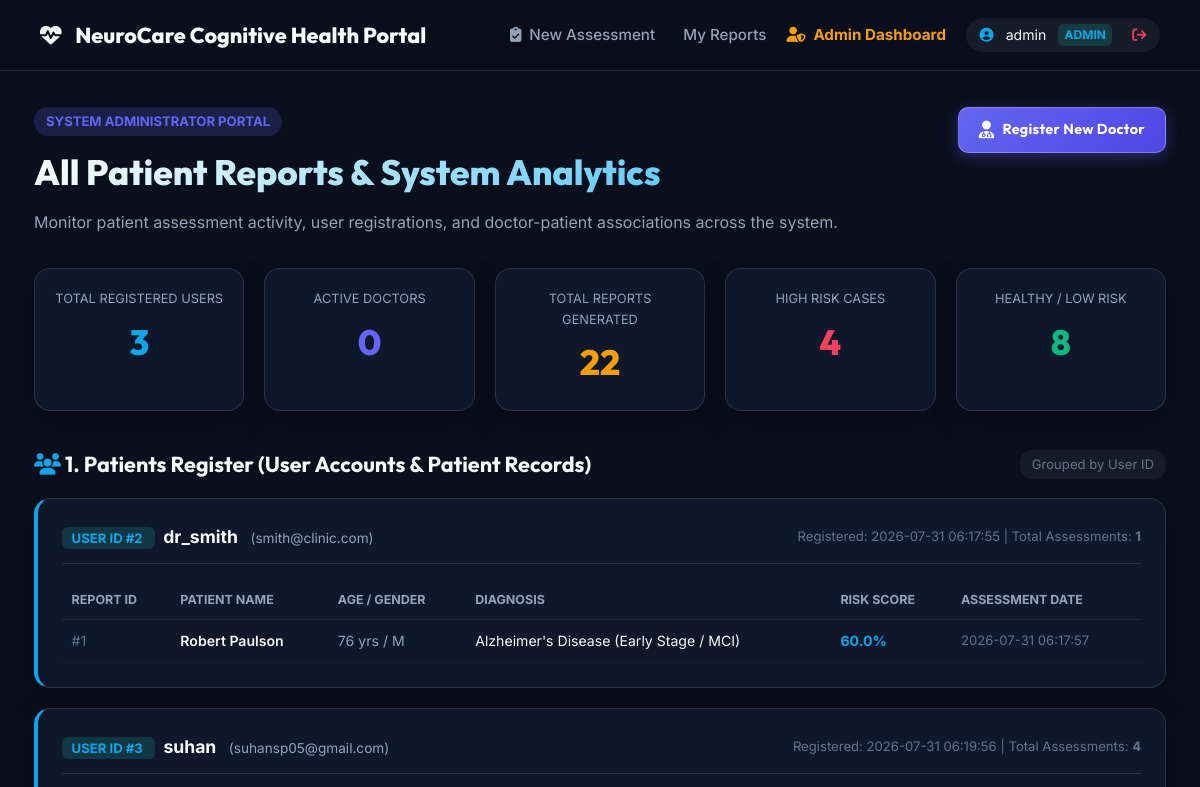
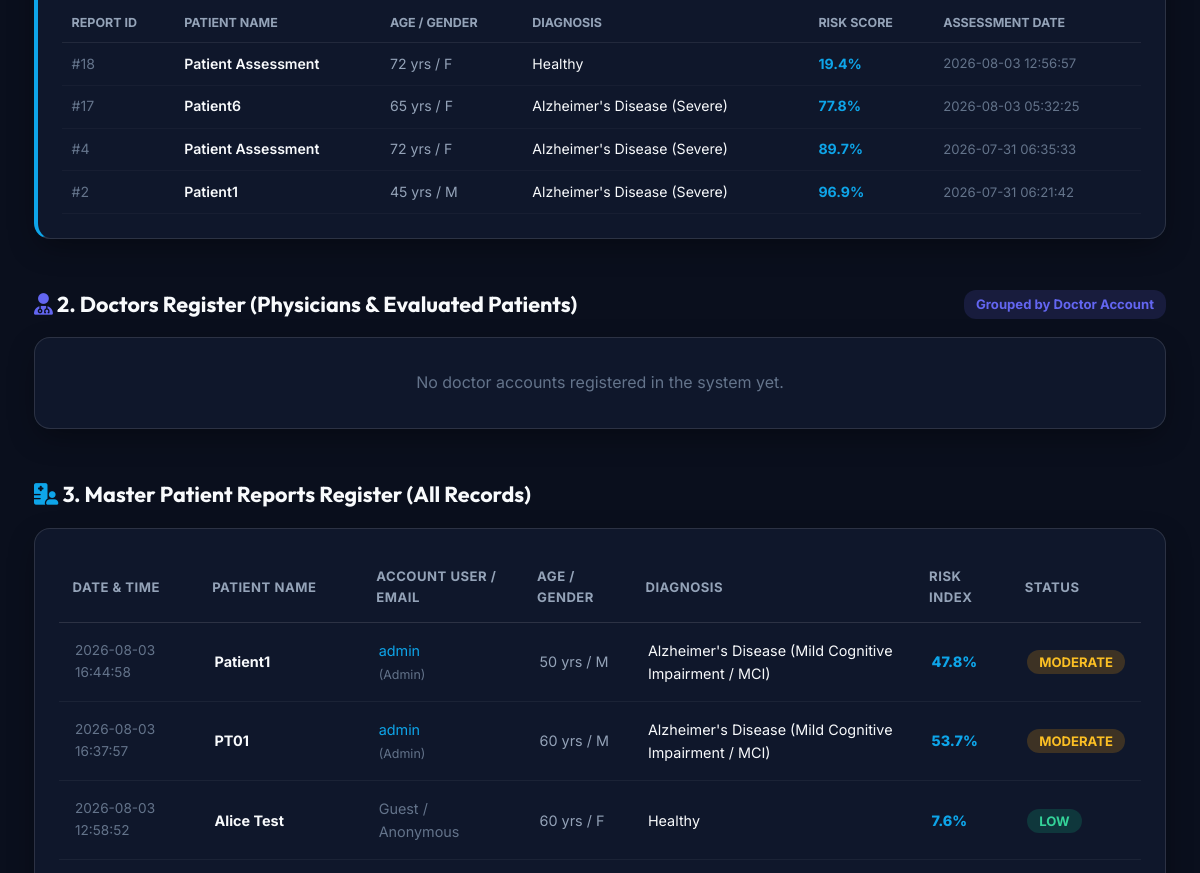
Page /admin/dashboard (signed in, upper part) on the earlier database version (2 pictures, top to bottom).
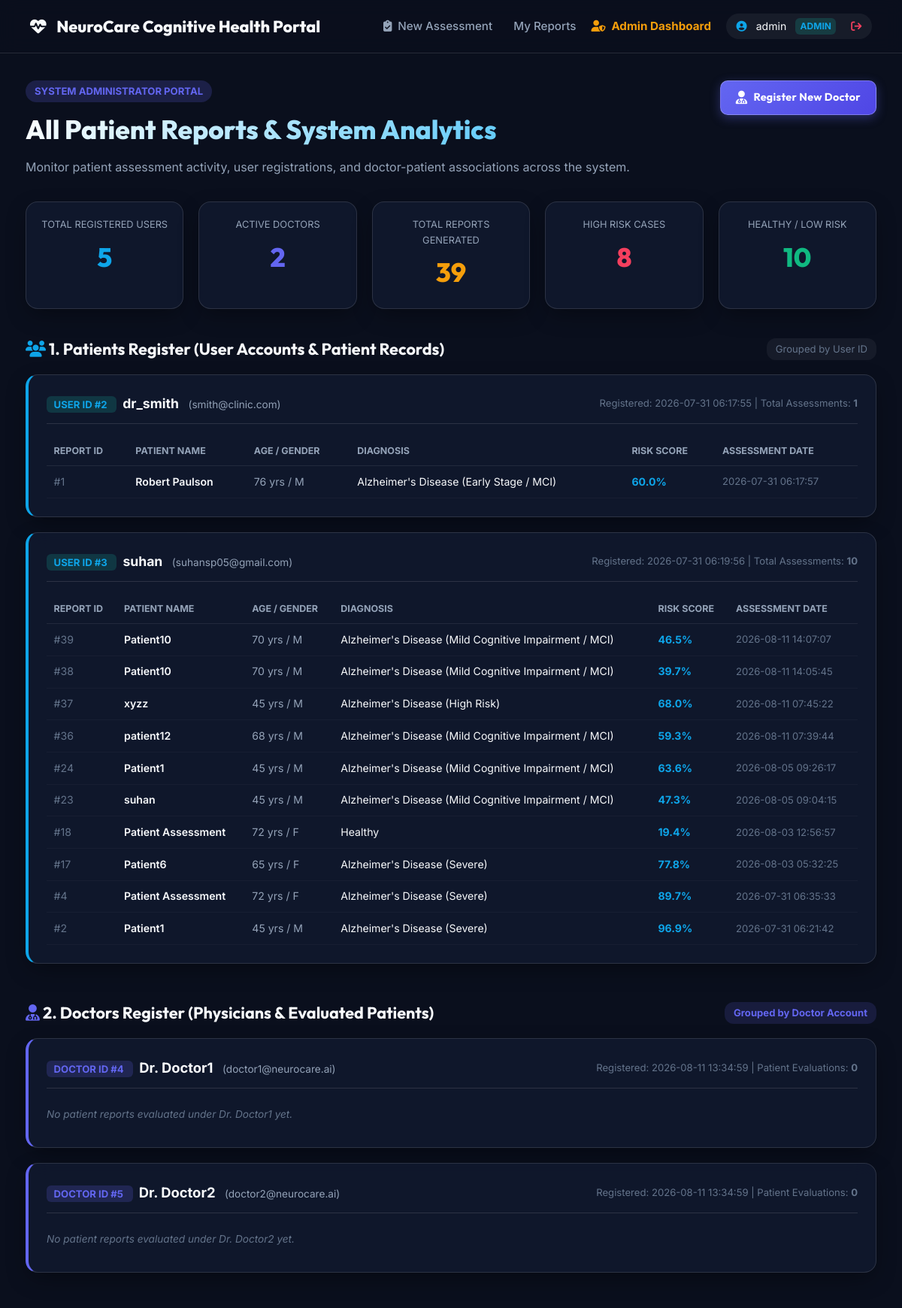
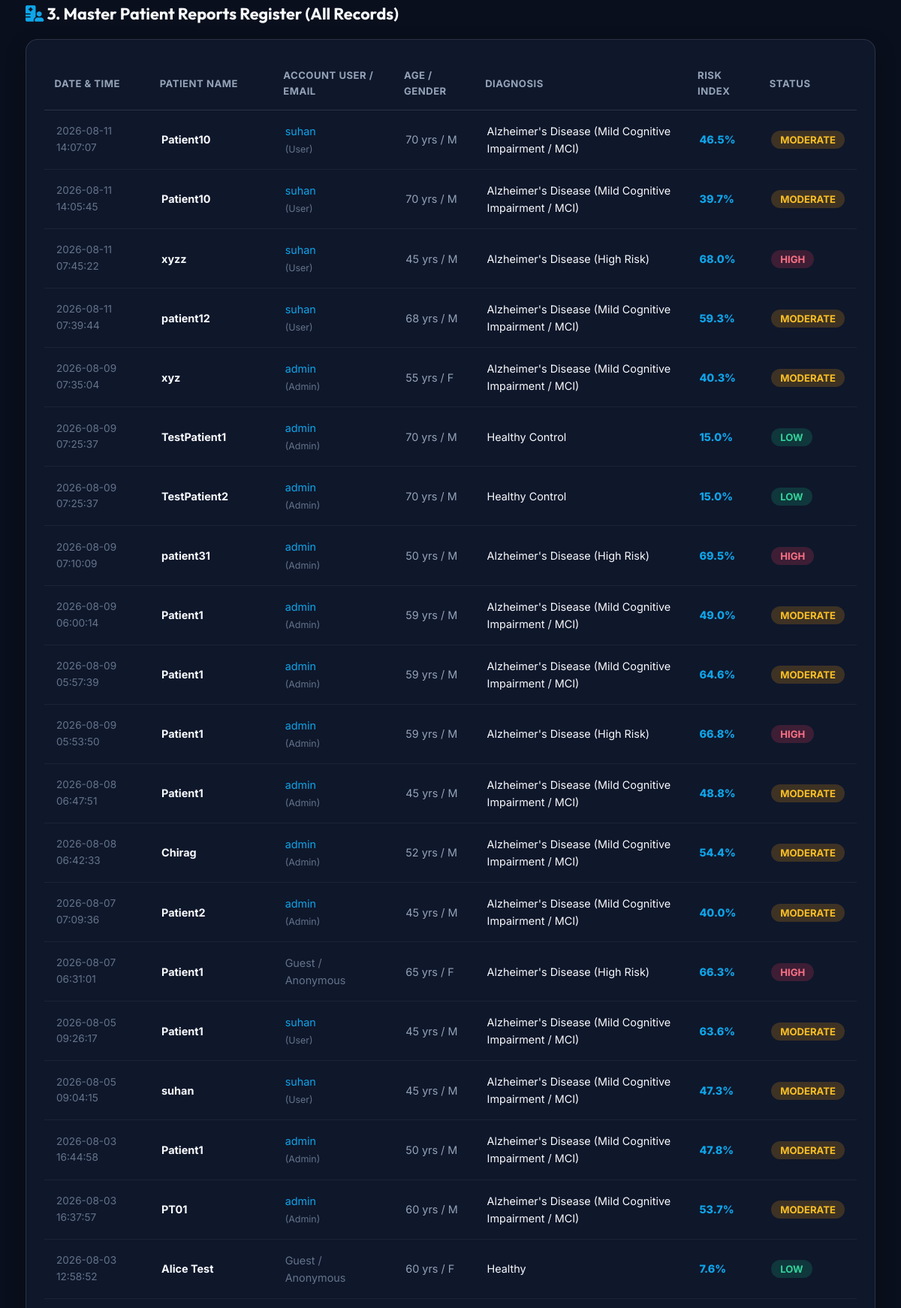
Same page on the later database version (2 pictures, top to bottom).
### tables this page shows
CREATE TABLE users (
            id INTEGER PRIMARY KEY AUTOINCREMENT,
            username TEXT UNIQUE NOT NULL,
            email TEXT UNIQUE NOT NULL,
            password_hash TEXT NOT NULL,
            role TEXT DEFAULT 'user',
            created_at TIMESTAMP DEFAULT CURRENT_TIMESTAMP
        );

CREATE TABLE reports (
            id INTEGER PRIMARY KEY AUTOINCREMENT,
            user_id INTEGER,
            patient_name TEXT NOT NULL,
            age INTEGER,
            gender TEXT,
            diagnosis TEXT NOT NULL,
            final_probability_pct REAL NOT NULL,
            risk_level TEXT NOT NULL,
            confidence_score REAL NOT NULL,
            cognitive_prob REAL NOT NULL,
            eeg_prob REAL NOT NULL,
            speech_prob REAL NOT NULL,
            created_at TIMESTAMP DEFAULT CURRENT_TIMESTAMP,
            FOREIGN KEY (user_id) REFERENCES users (id)
        );

### app.py (the view)
@app.route('/admin')
@app.route('/admin/dashboard')
def admin_dashboard():
    if not session.get('user') or session['user'].get('role') != 'admin':
        return render_template('admin_login.html', error="Access denied. Administrator credentials required.")
    all_reports = get_all_reports_admin()
    stats = get_admin_stats()
    patient_groups = get_patients_grouped_by_user()
    doctor_groups = get_doctors_with_patients()
    return render_template(
        'admin_dashboard.html',
        stats=stats,
        reports=all_reports,
        patient_groups=patient_groups,
        doctor_groups=doctor_groups
    )

### templates/admin_dashboard.html (shortened to what the changed rows need)
{% extends "base.html" %}
{% block content %}
<div style="display: flex; justify-content: space-between; align-items: flex-start; flex-wrap: wrap; gap: 1rem; margin-bottom: 2rem;">
    <div>
        <h1 class="hero-title" style="text-align: left; font-size: 2.2rem;">All Patient Reports & System Analytics</h1>
    </div>
</div>
<div style="display: grid; grid-template-columns: repeat(auto-fit, minmax(180px, 1fr)); gap: 1.25rem; margin-bottom: 2.25rem;">
    <div class="glass-panel" style="padding: 1.25rem; text-align: center;">
        <div style="font-size: 0.8rem; color: var(--text-secondary); text-transform: uppercase;">Total Registered Users</div>
        <div style="font-family: 'Outfit', sans-serif; font-size: 2.2rem; font-weight: 800; color: var(--accent-teal); margin-top: 0.25rem;">
            {{ stats.total_users }}
        </div>
    </div>
    <div class="glass-panel" style="padding: 1.25rem; text-align: center;">
        <div style="font-size: 0.8rem; color: var(--text-secondary); text-transform: uppercase;">Active Doctors</div>
        <div style="font-family: 'Outfit', sans-serif; font-size: 2.2rem; font-weight: 800; color: var(--accent-indigo); margin-top: 0.25rem;">
            {{ stats.total_doctors }}
        </div>
    </div>
    <div class="glass-panel" style="padding: 1.25rem; text-align: center;">
        <div style="font-size: 0.8rem; color: var(--text-secondary); text-transform: uppercase;">Total Reports Generated</div>
        <div style="font-family: 'Outfit', sans-serif; font-size: 2.2rem; font-weight: 800; color: var(--accent-amber); margin-top: 0.25rem;">
            {{ stats.total_reports }}
        </div>
    </div>
    <div class="glass-panel" style="padding: 1.25rem; text-align: center;">
        <div style="font-size: 0.8rem; color: var(--text-secondary); text-transform: uppercase;">High Risk Cases</div>
        <div style="font-family: 'Outfit', sans-serif; font-size: 2.2rem; font-weight: 800; color: var(--accent-rose); margin-top: 0.25rem;">
            {{ stats.high_risk }}
        </div>
    </div>
    <div class="glass-panel" style="padding: 1.25rem; text-align: center;">
        <div style="font-size: 0.8rem; color: var(--text-secondary); text-transform: uppercase;">Healthy / Low Risk</div>
        <div style="font-family: 'Outfit', sans-serif; font-size: 2.2rem; font-weight: 800; color: var(--accent-emerald); margin-top: 0.25rem;">
            {{ stats.healthy }}
        </div>
    </div>
</div>
<div style="margin-bottom: 3rem;">
    {% if patient_groups %}
        <div style="display: flex; flex-direction: column; gap: 1.25rem;">
            {% for u in patient_groups %}
                <div class="glass-panel" style="padding: 1.5rem; border-left: 4px solid var(--accent-teal);">
                    <div style="display: flex; justify-content: space-between; align-items: center; margin-bottom: 1rem; border-bottom: 1px solid var(--border-color); padding-bottom: 0.75rem;">
                        <div>
                            <span style="background: rgba(20, 184, 166, 0.2); color: var(--accent-teal); padding: 0.2rem 0.6rem; border-radius: 6px; font-weight: 700; font-size: 0.82rem; margin-right: 0.5rem;">
                                USER ID #{{ u.id }}
                            </span>
                            <strong style="font-size: 1.1rem; color: var(--text-primary);">{{ u.username }}</strong>
                            <span style="color: var(--text-secondary); font-size: 0.85rem; margin-left: 0.5rem;">({{ u.email }})</span>
                        </div>
                        <div style="font-size: 0.82rem; color: var(--text-muted);">
                            Registered: {{ u.created_at }} | Total Assessments: <strong>{{ u.reports|length }}</strong>
                        </div>
                    </div>
                    {% if u.reports %}
                        <div style="overflow-x: auto;">
                            <table style="width: 100%; border-collapse: collapse; text-align: left; font-size: 0.88rem;">
                                <thead>
                                    <tr style="color: var(--text-secondary); font-size: 0.78rem; text-transform: uppercase; border-bottom: 1px solid rgba(255,255,255,0.08);">
                                        <th style="padding: 0.6rem;">Report ID</th>
                                        <th style="padding: 0.6rem;">Patient Name</th>
                                        <th style="padding: 0.6rem;">Age / Gender</th>
                                        <th style="padding: 0.6rem;">Diagnosis</th>
                                        <th style="padding: 0.6rem;">Risk Score</th>
                                        <th style="padding: 0.6rem;">Assessment Date</th>
                                    </tr>
                                </thead>
                                <tbody>
                                    {% for r in u.reports %}
                                        <tr style="border-bottom: 1px solid rgba(255,255,255,0.03);">
                                            <td style="padding: 0.6rem; color: var(--text-muted);">#{{ r.id }}</td>
                                            <td style="padding: 0.6rem; font-weight: 600; color: var(--text-primary);">{{ r.patient_name }}</td>
                                            <td style="padding: 0.6rem; color: var(--text-secondary);">{{ r.age }} yrs / {{ r.gender }}</td>
                                            <td style="padding: 0.6rem;">{{ r.diagnosis }}</td>
                                            <td style="padding: 0.6rem; font-weight: 700; color: var(--accent-teal);">{{ r.final_probability_pct }}%</td>
                                            <td style="padding: 0.6rem; color: var(--text-muted); font-size: 0.82rem;">{{ r.created_at }}</td>
                                        </tr>
                                    {% endfor %}
                                </tbody>
                            </table>
                        </div>
                    {% else %}
                        <div style="color: var(--text-muted); font-size: 0.85rem; font-style: italic; padding: 0.5rem 0;">
                            No patient assessments completed under this User ID yet.
                        </div>
                    {% endif %}
                </div>
            {% endfor %}
        </div>
    {% else %}
        <div class="glass-panel" style="padding: 2rem; text-align: center; color: var(--text-muted);">
            No patient user accounts registered yet.
        </div>
    {% endif %}
</div>
<div style="margin-bottom: 3rem;">
    <div style="display: flex; align-items: center; justify-content: space-between; margin-bottom: 1rem;">
        <h3 style="font-family: 'Outfit', sans-serif; font-size: 1.35rem; color: var(--text-primary);">
        </h3>
        <span style="font-size: 0.82rem; color: var(--text-muted); background: rgba(99, 102, 241, 0.15); color: var(--accent-indigo); padding: 0.25rem 0.75rem; border-radius: 12px; font-weight: 700;">
        </span>
    </div>
    {% if doctor_groups %}
        <div style="display: flex; flex-direction: column; gap: 1.25rem;">
            {% for d in doctor_groups %}
                <div class="glass-panel" style="padding: 1.5rem; border-left: 4px solid var(--accent-indigo);">
                    <div style="display: flex; justify-content: space-between; align-items: center; margin-bottom: 1rem; border-bottom: 1px solid var(--border-color); padding-bottom: 0.75rem;">
                        <div>
                            <span style="background: rgba(99, 102, 241, 0.2); color: var(--accent-indigo); padding: 0.2rem 0.6rem; border-radius: 6px; font-weight: 700; font-size: 0.82rem; margin-right: 0.5rem;">
                                DOCTOR ID #{{ d.id }}
                            </span>
                            <strong style="font-size: 1.15rem; color: var(--text-primary);">Dr. {{ d.username }}</strong>
                            <span style="color: var(--text-secondary); font-size: 0.85rem; margin-left: 0.5rem;">({{ d.email }})</span>
                        </div>
                        <div style="font-size: 0.82rem; color: var(--text-muted);">
                            Registered: {{ d.created_at }} | Patient Evaluations: <strong>{{ d.reports|length }}</strong>
                        </div>
                    </div>
                    {% if d.reports %}
                        <div style="overflow-x: auto;">
                            <table style="width: 100%; border-collapse: collapse; text-align: left; font-size: 0.88rem;">
                                <thead>
                                    <tr style="color: var(--text-secondary); font-size: 0.78rem; text-transform: uppercase; border-bottom: 1px solid rgba(255,255,255,0.08);">
                                        <th style="padding: 0.6rem;">Report ID</th>
                                        <th style="padding: 0.6rem;">Evaluated Patient Name</th>
                                        <th style="padding: 0.6rem;">Age / Gender</th>
                                        <th style="padding: 0.6rem;">Clinical Diagnosis</th>
                                        <th style="padding: 0.6rem;">Risk Index</th>
                                        <th style="padding: 0.6rem;">Evaluation Date</th>
                                    </tr>
                                </thead>
                                <tbody>
                                    {% for r in d.reports %}
                                        <tr style="border-bottom: 1px solid rgba(255,255,255,0.03);">
                                            <td style="padding: 0.6rem; color: var(--text-muted);">#{{ r.id }}</td>
                                            <td style="padding: 0.6rem; font-weight: 600; color: var(--text-primary);">{{ r.patient_name }}</td>
                                            <td style="padding: 0.6rem; color: var(--text-secondary);">{{ r.age }} yrs / {{ r.gender }}</td>
                                            <td style="padding: 0.6rem;">{{ r.diagnosis }}</td>
                                            <td style="padding: 0.6rem; font-weight: 700; color: var(--accent-indigo);">{{ r.final_probability_pct }}%</td>
                                            <td style="padding: 0.6rem; color: var(--text-muted); font-size: 0.82rem;">{{ r.created_at }}</td>
                                        </tr>
                                    {% endfor %}
                                </tbody>
                            </table>
                        </div>
                    {% else %}
                        <div style="color: var(--text-muted); font-size: 0.85rem; font-style: italic; padding: 0.5rem 0;">
                            No patient reports evaluated under Dr. {{ d.username }} yet.
                        </div>
                    {% endif %}
                </div>
            {% endfor %}
        </div>
    {% else %}
        <div class="glass-panel" style="padding: 2rem; text-align: center; color: var(--text-muted);">
            No doctor accounts registered in the system yet.
        </div>
    {% endif %}
</div>
<div>
    {% if reports %}
        <div class="glass-panel" style="padding: 1.5rem; overflow-x: auto;">
            <table style="width: 100%; border-collapse: collapse; text-align: left; font-size: 0.9rem;">
                <thead>
                    <tr style="border-bottom: 1px solid var(--border-color); color: var(--text-secondary); font-size: 0.82rem; text-transform: uppercase; letter-spacing: 0.5px;">
                        <th style="padding: 0.85rem;">Date & Time</th>
                        <th style="padding: 0.85rem;">Patient Name</th>
                        <th style="padding: 0.85rem;">Account User / Email</th>
                        <th style="padding: 0.85rem;">Age / Gender</th>
                        <th style="padding: 0.85rem;">Diagnosis</th>
                        <th style="padding: 0.85rem;">Risk Index</th>
                        <th style="padding: 0.85rem;">Status</th>
                    </tr>
                </thead>
                <tbody>
                    {% for r in reports %}
                        <tr style="border-bottom: 1px solid rgba(255,255,255,0.05);">
                            <td style="padding: 1rem; color: var(--text-muted); font-size: 0.85rem;">{{ r.created_at }}</td>
                            <td style="padding: 1rem; font-weight: 700; color: var(--text-primary);">{{ r.patient_name }}</td>
                            <td style="padding: 1rem; color: var(--accent-teal);">
                                {% if r.account_username %}
                                    {{ r.account_username }} <br><span style="font-size: 0.78rem; color: var(--text-muted);">({{ r.user_role|capitalize if r.user_role else 'User' }})</span>
                                {% else %}
                                    <span style="color: var(--text-muted); italic;">Guest / Anonymous</span>
                                {% endif %}
                            </td>
                            <td style="padding: 1rem; color: var(--text-secondary);">{{ r.age }} yrs / {{ r.gender }}</td>
                            <td style="padding: 1rem;">{{ r.diagnosis }}</td>
                            <td style="padding: 1rem; font-weight: 800; color: var(--accent-teal);">{{ r.final_probability_pct }}%</td>
                            <td style="padding: 1rem;">
                                {% if r.risk_level == 'High' %}
                                    <span style="background: rgba(244, 63, 94, 0.2); color: #fb7185; padding: 0.25rem 0.75rem; border-radius: 12px; font-size: 0.82rem; font-weight: 700;">HIGH</span>
                                {% elif r.risk_level == 'Moderate' %}
                                    <span style="background: rgba(245, 158, 11, 0.2); color: #fbbf24; padding: 0.25rem 0.75rem; border-radius: 12px; font-size: 0.82rem; font-weight: 700;">MODERATE</span>
                                {% else %}
                                    <span style="background: rgba(16, 185, 129, 0.2); color: #34d399; padding: 0.25rem 0.75rem; border-radius: 12px; font-size: 0.82rem; font-weight: 700;">LOW</span>
                                {% endif %}
                            </td>
                        </tr>
                    {% endfor %}
                </tbody>
            </table>
        </div>
    {% endif %}
</div>
{% endblock %}

Differences in the rows shown:
computed for users "suhan": reports|length "4" → "10"
added reports: id "39", patient_name "Patient10", age "70", gender "M", diagnosis "Alzheimer's Disease (Mild Cognitive Impairment / MCI)", final_probability_pct "46.5", created_at "2026-08-11 14:07:07", account_username "suhan", user_role "User", risk_level "MODERATE"
added reports: id "38", patient_name "Patient10", age "70", gender "M", diagnosis "Alzheimer's Disease (Mild Cognitive Impairment / MCI)", final_probability_pct "39.7", created_at "2026-08-11 14:05:45", account_username "suhan", user_role "User", risk_level "MODERATE"
added reports: id "37", patient_name "xyzz", age "45", gender "M", diagnosis "Alzheimer's Disease (High Risk)", final_probability_pct "68.0", created_at "2026-08-11 07:45:22", account_username "suhan", user_role "User", risk_level "HIGH"
added reports: id "36", patient_name "patient12", age "68", gender "M", diagnosis "Alzheimer's Disease (Mild Cognitive Impairment / MCI)", final_probability_pct "59.3", created_at "2026-08-11 07:39:44", account_username "suhan", user_role "User", risk_level "MODERATE"
added reports: id "24", patient_name "Patient1", age "45", gender "M", diagnosis "Alzheimer's Disease (Mild Cognitive Impairment / MCI)", final_probability_pct "63.6", created_at "2026-08-05 09:26:17", account_username "suhan", user_role "User", risk_level "MODERATE"
added reports: id "23", patient_name "suhan", age "45", gender "M", diagnosis "Alzheimer's Disease (Mild Cognitive Impairment / MCI)", final_probability_pct "47.3", created_at "2026-08-05 09:04:15", account_username "suhan", user_role "User", risk_level "MODERATE"
added users: id "4", username "Doctor1", email "doctor1@neurocare.ai", created_at "2026-08-11 13:34:59", reports|length "0", shown under "2. Doctors Register (Physicians & Evaluated Patients)"
added users: id "5", username "Doctor2", email "doctor2@neurocare.ai", created_at "2026-08-11 13:34:59", reports|length "0", shown under "2. Doctors Register (Physicians & Evaluated Patients)"
added reports: created_at "2026-08-09 07:35:04", patient_name "xyz", account_username "admin", user_role "Admin", age "55", gender "F", diagnosis "Alzheimer's Disease (Mild Cognitive Impairment / MCI)", final_probability_pct "40.3", risk_level "MODERATE", shown under "3. Master Patient Reports Register (All Records)"
added reports: created_at "2026-08-09 07:25:37", patient_name "TestPatient1", account_username "admin", user_role "Admin", age "70", gender "M", diagnosis "Healthy Control", final_probability_pct "15.0", risk_level "LOW", shown under "3. Master Patient Reports Register (All Records)"
added reports: created_at "2026-08-09 07:25:37", patient_name "TestPatient2", account_username "admin", user_role "Admin", age "70", gender "M", diagnosis "Healthy Control", final_probability_pct "15.0", risk_level "LOW", shown under "3. Master Patient Reports Register (All Records)"
added reports: created_at "2026-08-09 07:10:09", patient_name "patient31", account_username "admin", user_role "Admin", age "50", gender "M", diagnosis "Alzheimer's Disease (High Risk)", final_probability_pct "69.5", risk_level "HIGH", shown under "3. Master Patient Reports Register (All Records)"
added reports: created_at "2026-08-09 06:00:14", patient_name "Patient1", account_username "admin", user_role "Admin", age "59", gender "M", diagnosis "Alzheimer's Disease (Mild Cognitive Impairment / MCI)", final_probability_pct "49.0", risk_level "MODERATE", shown under "3. Master Patient Reports Register (All Records)"
added reports: created_at "2026-08-09 05:57:39", patient_name "Patient1", account_username "admin", user_role "Admin", age "59", gender "M", diagnosis "Alzheimer's Disease (Mild Cognitive Impairment / MCI)", final_probability_pct "64.6", risk_level "MODERATE", shown under "3. Master Patient Reports Register (All Records)"
added reports: created_at "2026-08-09 05:53:50", patient_name "Patient1", account_username "admin", user_role "Admin", age "59", gender "M", diagnosis "Alzheimer's Disease (High Risk)", final_probability_pct "66.8", risk_level "HIGH", shown under "3. Master Patient Reports Register (All Records)"
added reports: created_at "2026-08-08 06:47:51", patient_name "Patient1", account_username "admin", user_role "Admin", age "45", gender "M", diagnosis "Alzheimer's Disease (Mild Cognitive Impairment / MCI)", final_probability_pct "48.8", risk_level "MODERATE", shown under "3. Master Patient Reports Register (All Records)"
added reports: created_at "2026-08-08 06:42:33", patient_name "Chirag", account_username "admin", user_role "Admin", age "52", gender "M", diagnosis "Alzheimer's Disease (Mild Cognitive Impairment / MCI)", final_probability_pct "54.4", risk_level "MODERATE", shown under "3. Master Patient Reports Register (All Records)"
added reports: created_at "2026-08-07 07:09:36", patient_name "Patient2", account_username "admin", user_role "Admin", age "45", gender "M", diagnosis "Alzheimer's Disease (Mild Cognitive Impairment / MCI)", final_probability_pct "40.0", risk_level "MODERATE", shown under "3. Master Patient Reports Register (All Records)"
added reports: created_at "2026-08-07 06:31:01", patient_name "Patient1", shows "Guest / Anonymous", age "65", gender "F", diagnosis "Alzheimer's Disease (High Risk)", final_probability_pct "66.3", risk_level "HIGH", shown under "3. Master Patient Reports Register (All Records)"
Other differences:
{{ stats.total_users }}: "3" → "5"
{{ stats.total_doctors }}: "0" → "2"
{{ stats.total_reports }}: "22" → "39"
{{ stats.high_risk }}: "4" → "8"
{{ stats.healthy }}: "8" → "10"
text no longer shown: "No doctor accounts registered in the system yet."
